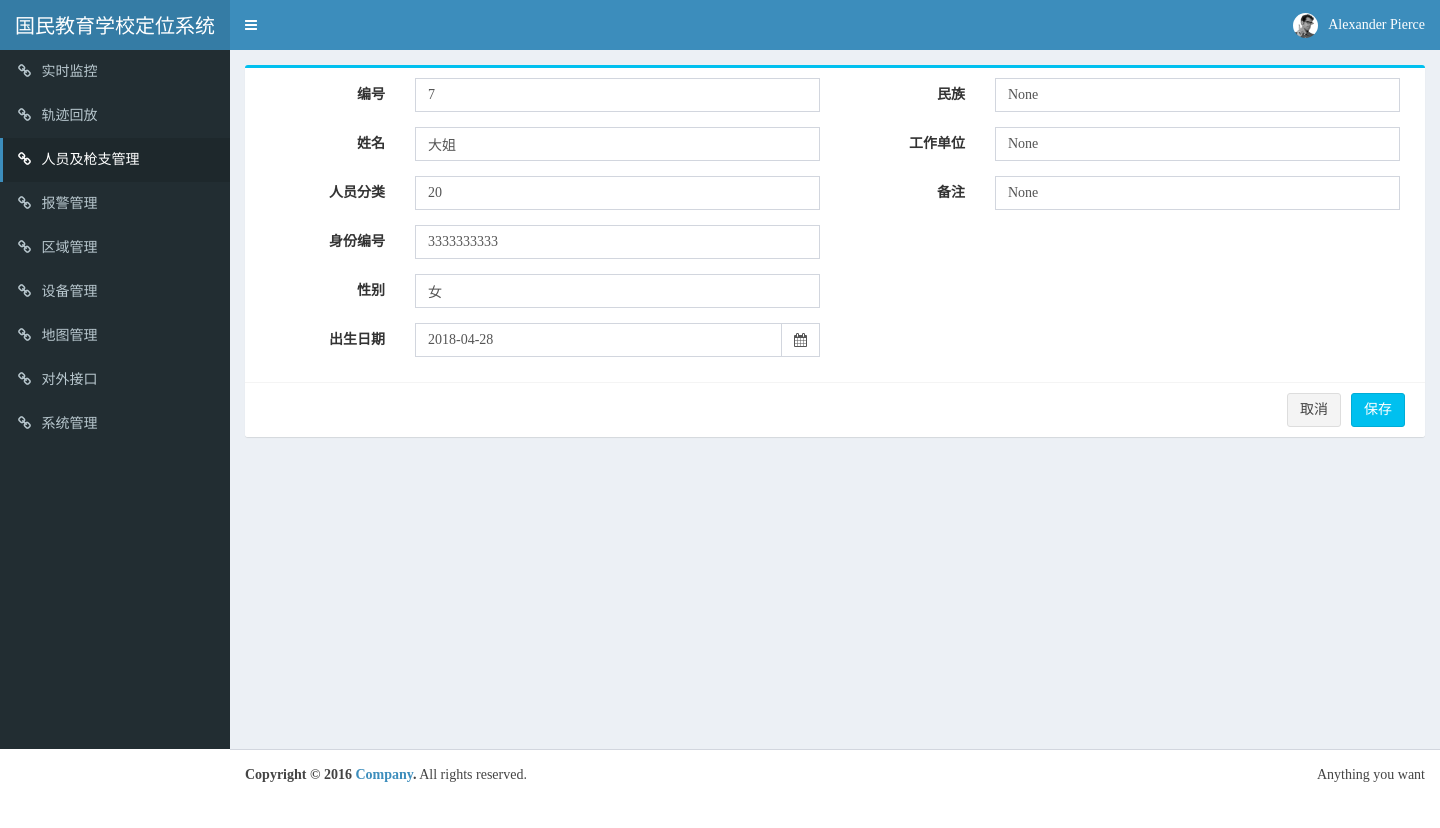
The app's page /carrier_management/personnel_management_form_update/7/, older data.
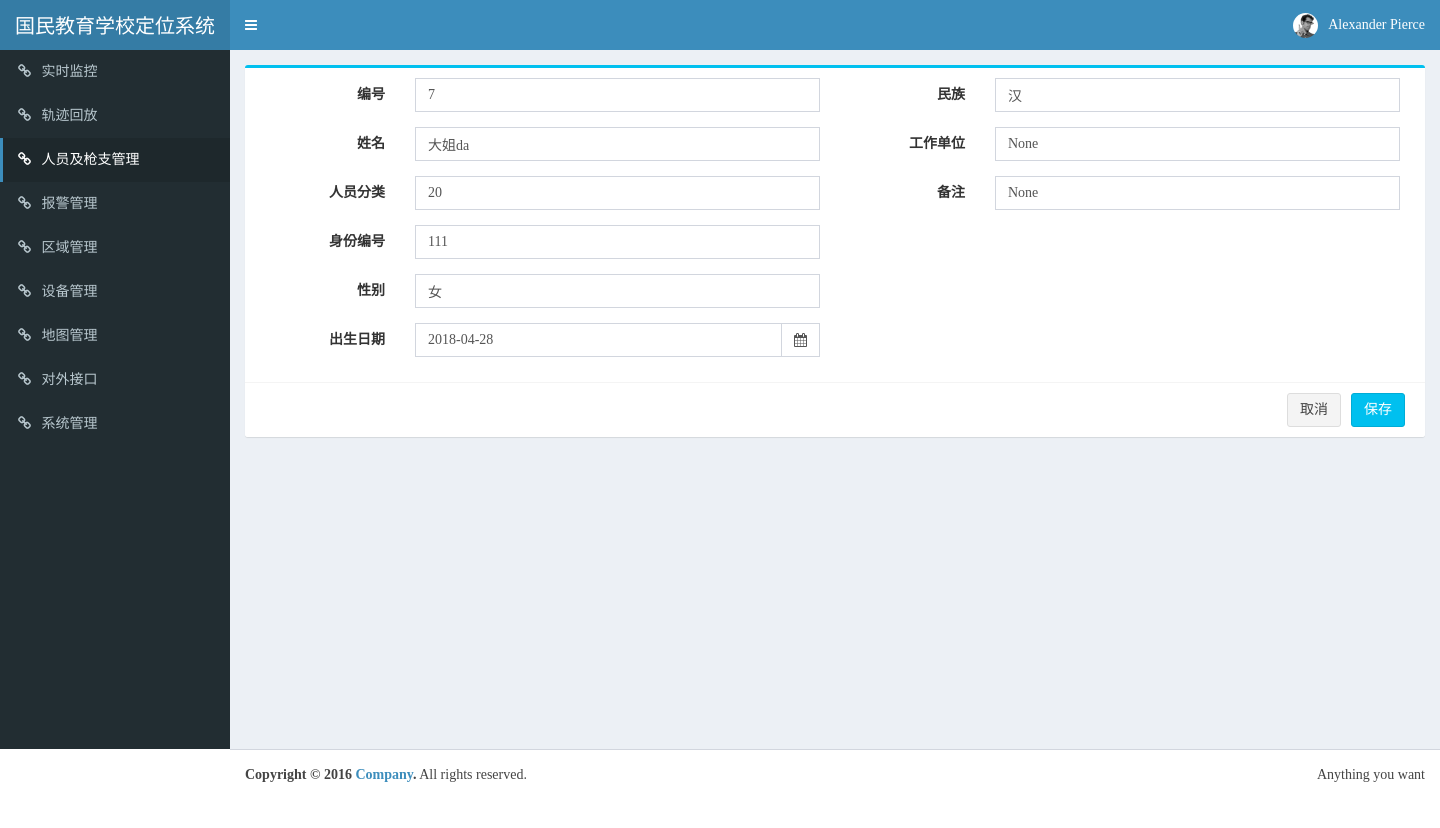
The same page, newer data.
### carrier_management/models.py (models this page shows, shortened)
class Carrier(models.Model):
    carrier_num = models.IntegerField(unique=True)
    carrier_name = models.CharField(max_length=100)
    carrier_type = models.IntegerField()
    identity_num = models.IntegerField(null=True)
    sex = models.CharField(max_length=15,null=True)
    birthday = models.DateField()
    nationality = models.CharField(max_length=50,null=True)
    work_unit = models.TextField(null=True)
    remarks = models.TextField(null=True)

### carrier_management/views.py (the view)
# urls.py: url(r'^personnel_management_form_update/(?P<aid>\d+)/u/$', carrier_management.views.update_form_PG),
def personnel_management_form_update(request,aid):
		carrier_list_person = Carrier.objects.get(id = aid)
		return render(request,'personnel_management_form_update.html',{'carrier_list_person' : carrier_list_person})

### carrier_management/templates/personnel_management_form_update.html (shortened to what the changed rows need)
<!DOCTYPE html>
<html>
<head>
  <link rel="stylesheet" href="../../../static/css/bootstrap.min.css">
  <link rel="stylesheet" href="../../../static/css/font-awesome.min.css">
  <link rel="stylesheet" href="../../../static/css/ionicons.min.css">
  <link rel="stylesheet" href="../../../static/css/bootstrap-datepicker.min.css">
  <link rel="stylesheet" href="../../../static/css/dataTables.bootstrap.min.css">
  <link rel="stylesheet" href="../../../static/css/AdminLTE.min.css">
  <link rel="stylesheet" href="../../../static/css/skin-blue.min.css">
  <link rel="stylesheet" href="../../../static/css/form.css">
  <link rel="stylesheet" href="../../../static/css/_all-skins.min.css">
</head>
<body class="hold-transition skin-blue sidebar-mini">
  <div class="wrapper">
    <div class="content-wrapper">
      <section class="content container-fluid">
        <div class="box box-info">
          <form class="form-horizontal" action="/carrier_management/personnel_management_form_update/{{carrier_list_person.id}}/u/" onsubmit="return check(this)" method="post">
            <div class="box-body">
              <div class="col-xs-6">
                <div class="form-group">
                  <div class="col-sm-9">
                    <input type="varchar" class="form-control" name="carrier_num" id="carrier_num" value="{{carrier_list_person.carrier_num}}">
                  </div>
                </div>
                <div class="form-group">
                  <div class="col-sm-9">
                    <input type="varchar" class="form-control" name="carrier_name" id="carrier_name" value="{{carrier_list_person.carrier_name}}">
                  </div>
                </div>
                <div class="form-group">
                  <div class="col-sm-9">
                    <input type="varchar" class="form-control" name="carrier_type" id="carrier_type" value="{{carrier_list_person.carrier_type}}">
                  </div>
                </div>
                <div class="form-group">
                  <div class="col-sm-9">
                    <input type="varchar" class="form-control" name="identity_num" id="identity_num" value="{{carrier_list_person.identity_num}}">
                  </div>
                </div>
                <div class="form-group">
                  <div class="col-sm-9">
                    <input type="varchar" class="form-control" name="sex" id="sex" value="{{carrier_list_person.sex}}">
                  </div>
                </div>
                <div class="form-group">
                  <div class="col-sm-9">
                    <div class="input-group">
                      <input type="varchar" class="form-control myDatepicker" name="birthday" id="birthday" data-date-format="yyyy-mm-dd" value="{{carrier_list_person.birthday|date:"Y-m-d"}}">
                      <div class="input-group-addon">
                        <i class="fa fa-calendar"></i>
                      </div>
                    </div>
                  </div>
                </div>
              </div>
              <div class="col-xs-6">
                <div class="form-group">
                  <div class="col-sm-9">
                    <input type="varchar" class="form-control" name="nationality" id="nationality" value="{{carrier_list_person.nationality}}">
                  </div>
                </div>
                <div class="form-group">
                  <div class="col-sm-9">
                    <input type="varchar" class="form-control" name="work_unit" id="work_unit" value="{{carrier_list_person.work_unit}}">
                  </div>
                </div>
                <div class="form-group">
                  <div class="col-sm-9">
                    <input type="varchar" class="form-control" name="remarks" id="remarks" value="{{carrier_list_person.remarks}}">
                  </div>
                </div>
            </div>
        </div>
        </form>
    </div>
    </section>
  </div>
  </div>
</body>
</html>

Row changes from the older to the newer data that the page shows:
changed Carrier "None": carrier_name "大姐" → "大姐da"; identity_num "3333333333" → "111"; nationality "None" → "汉"
